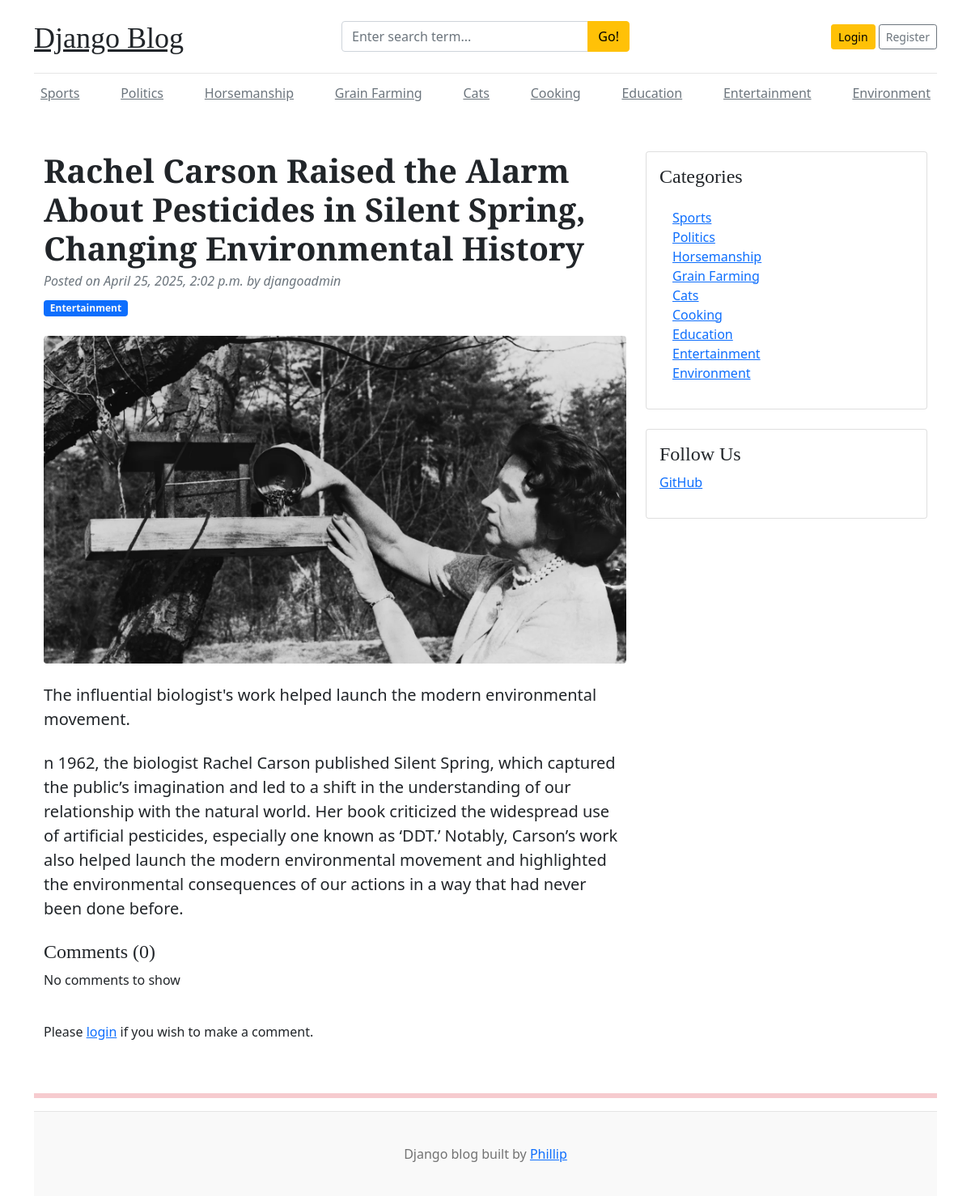
Page /blogs/rachel-carson-raised-the-alarm-about-pesticides-in-silent-spring-changing-environmental-history-8/ on the committed database.
### blogs/models.py (models this page shows, shortened)
class Category(models.Model):
    cat_name = models.CharField(max_length=50, unique=True)
    created_at = models.DateTimeField(auto_now_add=True)
    updated_at = models.DateTimeField(auto_now=True)
    def __str__(self):
        return self.cat_name
    class Meta:
        verbose_name_plural = 'categories'

class Blog(models.Model):
    title = models.CharField(max_length=100)
    slug = models.SlugField(max_length=150, unique=True, blank=True)
    category = models.ForeignKey(Category, on_delete=models.CASCADE)
    author = models.ForeignKey(User, on_delete=models.CASCADE)
    featured_image = models.ImageField(upload_to='uploads/%Y/%m/%d')
    short_description = models.TextField(max_length=500)
    blog_body = models.TextField(max_length=2000)
    status = models.CharField(max_length=10, choices=STATUS_CHOICES, default="Draft")
    is_featured = models.BooleanField(default=False)
    created_at = models.DateTimeField(auto_now_add=True)
    updated_at = models.DateTimeField(auto_now=True)

### assignments/models.py (models this page shows, shortened)
class Social(models.Model):
    social_name = models.CharField(max_length=25)
    link = models.URLField(max_length=200)
    created_at = models.DateTimeField(auto_now_add=True)
    updated_at = models.DateTimeField(auto_now=True)

### blogs/views.py (the view, shortened to what this page needs)
# urls.py: path('blogs/<slug:slug>/', BlogsView.blogs, name='blogs'),
def blogs(request, slug):
    single_blog = get_object_or_404(Blog, slug=slug, status='Published')
    comments = Comment.objects.filter(blog=single_blog)
    comments_count = comments.count()
    context = {
        'single_blog': single_blog,
        'comments': comments,
        'comments_count': comments_count,
    }
    return render(request, 'blog.html', context)

### blogs/context_processors.py (called while the page is built)
def get_categories(request):
    categories = Category.objects.all()
    return dict(categories=categories)

def get_social(request):
    social = Social.objects.all()
    return dict(social = social)

### templates/blog.html
{% extends 'base.html' %}
  {% block content %}
<div class="container mt-5">
    <div class="row">
        <div class="col-lg-8">
            <article>
                <header class="mb-4">
                    <h1 class="fw-bolder mb-1">{{ single_blog.title }}</h1>
                    <div class="text-muted fst-italic mb-2">Posted on {{ single_blog.created_at }} by {{ single_blog.author }}</div>
                    <a class="badge bg-primary text-decoration-none text-light" href="#!">{{ single_blog.category}}</a>
                </header>
                <figure class="mb-4"><img class="img-fluid rounded" src="{{ single_blog.featured_image.url }}" alt="..." /></figure>
                <section class="mb-5">
                    <p class="fs-5 mb-4">{{ single_blog.short_description}}</p>
                    <p class="fs-5 mb-4">{{ single_blog.blog_body}}</p>
                    <h4>Comments ({{ comments_count }})</h4>
                    {% if comments %}
                        {% for comment in comments %}
                            <div class="card mt-2">
                                <div class="card-body">
                                    <div class="card-text mb-0">{{ comment }}</div>
                                    <small><span mb-0">{{comment.created_at | timesince}} ago by {{ comment.user }}</span></small>
                                </div>
                            </div>
                        {% endfor %}
                    {% else %}
                    <p>No comments to show</p>
                    {% endif %}
                    <br>
                    <div class="form-group">
                        {% if user.is_authenticated %}
                        <form action="" method="POST">
                            {% csrf_token %}
                            <div class="form-group">
                                <textarea name="comment" class="form-control" placeholder="Comment on this post."></textarea>
                                <input type="submit" value="Submit" class="btn btn-primary mt-2">
                            </div>
                        </form>
                        {% else %}
                        <p>Please <a href="{% url 'login' %}">login</a> if you wish to make a comment.</p>
                        {% endif %}
                    </div>
                </section>
            </article>
        </div>
        <div class="col-lg-4">
            <div class="card mb-4 p-3">
                <h4 class="font-italic">Categories</h4>
                <div class="card-body">
                    <div class="row">
                        <div class="col-sm-8">
                            {% for cat in categories%}
                            <ul class="list-unstyled mb-0">
                                <li><a href="{% url 'posts_by_category' cat.id %}">{{ cat.cat_name }}</a></li>
                            </ul>
                            {% endfor %}
                        </div>
                    </div>
                </div>
            </div>
            {% if social %}
            <div class="card mb-4 p-3">
                <h4 class="font-italic">Follow Us</h4>
                <ol class="list-unstyled">
                    {% for s in social %}
                    <li><a href="{{ s.link }}" target="_blank">{{s.social_name}}</a></li>
                    {% endfor %}
                </ol>
            </div>
            {% endif %}
        </div>
    </div>
</div>
  {% endblock %}

### templates/base.html (shortened to what this page needs)
{% load static %}
<!DOCTYPE html>
<html lang="en">
  <head>
    <link
      href="https://getbootstrap.com/docs/5.0/dist/css/bootstrap.min.css"
      rel="stylesheet"
    />
    <link rel="stylesheet" href="https://cdnjs.cloudflare.com/ajax/libs/font-awesome/6.7.2/css/all.min.css">
    <link href='{% static "css/blog.css" %}' rel="stylesheet" />
  </head>
  <body>
    <div class="container">
      <header class="blog-header py-3">
        <div class="row flex-nowrap justify-content-between align-items-center">
          <div class="col-4 pt-1">
            <a class="blog-header-logo text-dark" href="/">Django Blog</a>
          </div>
          <div class="col-4">
            <form action="{% url 'search' %}" method="GET">
              <div class="input-group">
                <input class="form-control" type="text" name="keyword"  placeholder="Enter search term..." aria-label="Enter search term..." aria-describedby="button-search" />
                <button class="btn btn-warning" id="button-search" type="submit">Go!</button>
              </div>
            </form>
          </div>
          <div class="col-4 d-flex justify-content-end align-items-center">
            {% if user.is_authenticated %}
              <span><a href="{% url 'dashboard' %}">Dashboard</a>&emsp;<a class="btn btn-sm btn-warning" href="{% url 'logout' %}">Logout</a> &nbsp;</></span>
            {% else %}
              <a class="btn btn-sm btn-warning" href="{% url 'login' %}">Login</a> &nbsp;
              <a class="btn btn-sm btn-outline-secondary" href="{% url 'register' %}">Register</a>
            {% endif %}
            </div>
        </div>
      </header>
      <div class="nav-scroller py-1 mb-2">
        <nav class="nav d-flex justify-content-between">
          {% for cat in categories %}
          <a class="p-2 text-muted" href="{% url 'posts_by_category' cat.id %}">{{cat.cat_name}}</a>
          {% endfor %}
      </div>
 {% block content %}
 {% endblock %}
<hr class="bg-danger border-3 border-bottom border-top border-danger" />
<footer class="blog-footer">
    <p>Django blog built by <a href="#">Phillip</a></p>
  </footer>
</body>
</html>

### blog_main/static/css/blog.css (style rules this page uses)
.blog-header { border-bottom: 1px solid #e5e5e5; }
.blog-header-logo { font-family: 'Playfair Display', Georgia, 'Times New Roman', serif ; font-size: 2.25rem; }
h1, h2, h3, h4, h5, h6 { font-family: 'Playfair Display', Georgia, 'Times New Roman', serif ; }
.blog-footer { padding: 2.5rem 0; color: #727272; text-align: center; background-color: #f9f9f9; border-top: 0.05rem solid #e5e5e5; }
.blog-footer p:last-child { margin-bottom: 0; }

### rows in the picture
Category: cat_name "Sports"
Category: cat_name "Politics"
Category: cat_name "Horsemanship"
Category: cat_name "Grain Farming"
Category: cat_name "Cats"
Category: cat_name "Cooking"
Category: cat_name "Education"
Category: cat_name "Entertainment"
Category: cat_name "Environment"
Blog: title "Rachel Carson Raised the Alarm About Pesticides in Silent Spring, Changing Environmental History", created_at "April 25, 2025, 2:02 p.m.", author "djangoadmin", category "Entertainment", featured_image (picture), short_description "The influential biologist's work helped launch the modern environmental movement.", blog_body "n 1962, the biologist Rachel Carson published Silent Spring, which captured the public’s imagination and led to a shift in the understanding of our relationship with the natural world. Her book criticized the widespread use of artificial pesticides, especially one known as ‘DDT.’ Notably, Carson’s work also helped launch the modern environmental movement and highlighted the environmental consequences of our actions in a way that had never been done before."
Social: social_name "GitHub"

### other values in the picture
{{ comments_count }} "0"
